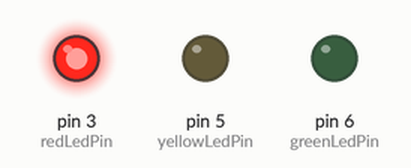
Bench run of a sketch on a simulated Arduino Uno, built with avr-gcc and run on an emulated ATmega328P. Shown: output pins drawn as LEDs (lit = HIGH).

Above: at 3.5 s.
At 13.0 s:
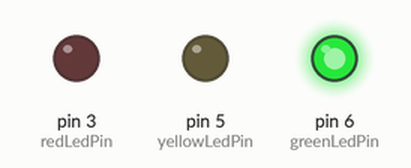
At 17.8 s:
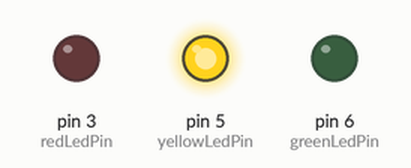
Timing chart, 0 to 24.8 s (numbered marks = the images above):
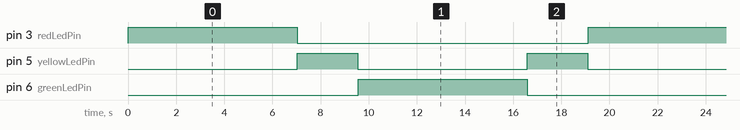

Measured:
- by itself, pin 3 (redLedPin), pin 6 (greenLedPin): alternates HIGH for 7.0 s and LOW for 12.1 s
- by itself, pin 5 (yellowLedPin): alternates HIGH for 2.5 s and LOW for 7.0 s

The sketch:

traffic_lights.ino
```cpp
const byte redLedPin = 3;
const byte yellowLedPin = 5;
const byte greenLedPin = 6;

const int passTime = 6000;
const int standbyTime = 1500;

void setup() {

  pinMode(redLedPin, OUTPUT);
  pinMode(yellowLedPin, OUTPUT);
  pinMode(greenLedPin, OUTPUT);

}

void loop() {

  lightOn(redLedPin, passTime);
  lightOn(yellowLedPin, standbyTime);

  lightOn(greenLedPin, passTime);
  lightOn(yellowLedPin, standbyTime);

}

void lightOn(byte ledPin, int lightingTime) {

  digitalWrite(ledPin, 1);

  delay(lightingTime);

  for(int i = 255; i >= 0; i--) {
    analogWrite(ledPin, i);
    delay(4);
  }

}
```
